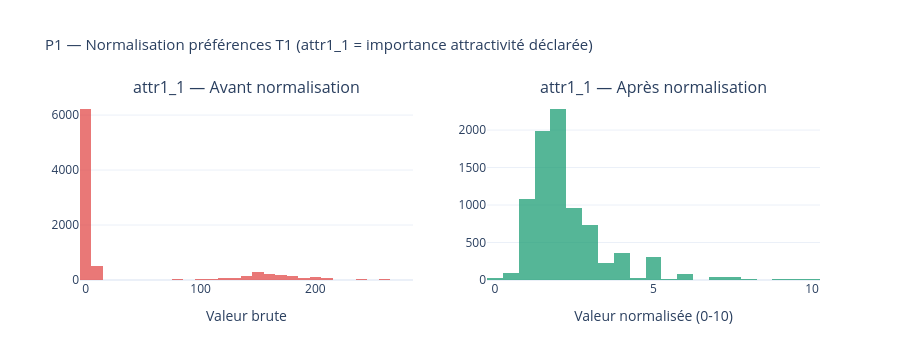

The code cell stored with this chart in its notebook:
### Code cell
# =============================================================================
# NORMALISATION T1
# =============================================================================
print("\n" + "─" * 65)
print("NORMALISATION PRÉFÉRENCES T1")
print("─" * 65)

# Le Bloc 1 a ÷10 les waves 100pts (1-5, 10-21).
# Les waves 6-9 stockent aussi leurs scores en base 100
# (ex: score 1-10 encodé en pourcentage → 16.67, 12.77...).
# On normalise toutes les lignes où au moins une pref > 10.
 
mask = df[PREF_COLS].max(axis=1) > 10
n_to_norm = mask.sum()
 
# Sauvegarder attr1_1 brut pour la visualisation avant/après
attr_brut = df["attr1_1"].copy()
attr_brut[mask] = attr_brut[mask] * 10   # reconstruire les valeurs originales
 
print(f"\nLignes non encore normalisées (pref > 10) : {n_to_norm:,}")
print(f"Waves concernées : {sorted(df.loc[mask, 'wave'].unique())}")
print(f"\nMoyennes avant ÷10 : {df.loc[mask, PREF_COLS].mean().round(2).to_dict()}")
 
df.loc[mask, PREF_COLS] = df.loc[mask, PREF_COLS] / 10
 
# Clip résiduel (erreurs de saisie rares)
for col in PREF_COLS:
    df[col] = df[col].clip(upper=10)
 
print(f"Moyennes après ÷10 : {df[PREF_COLS].mean().round(2).to_dict()}")
print(f"Max attr1_1 après  : {df['attr1_1'].max():.2f}")
print(f"Toutes les préférences T1 sur échelle 0-10")
 
# Visualisation avant / après
fig_norm = make_subplots(rows=1, cols=2,
    subplot_titles=["attr1_1 — Avant normalisation","attr1_1 — Après normalisation"])
fig_norm.add_trace(go.Histogram(x=attr_brut, nbinsx=30,
    marker_color=PALETTE["bad"], opacity=0.75, showlegend=False), row=1, col=1)
fig_norm.add_trace(go.Histogram(x=df["attr1_1"], nbinsx=30,
    marker_color=PALETTE["ok"], opacity=0.75, showlegend=False), row=1, col=2)
fig_norm.update_layout(
    title="P1 — Normalisation préférences T1 (attr1_1 = importance attractivité déclarée)",
    height=360, plot_bgcolor="white", title_font_size=15)
fig_norm.update_xaxes(title_text="Valeur brute", row=1, col=1)
fig_norm.update_xaxes(title_text="Valeur normalisée (0-10)", row=1, col=2)
fig_norm.show()

### Figure 1 — Plotly figure (JSON) as saved in the notebook; plotly's stock layout.template omitted (floating-point values rounded to 4 significant figures; data arrays with more than 128 entries replaced by an {"elided": "..."} marker saying what was removed)
{"data": [{"marker": {"color": "#E24B4A"}, "nbinsx": 30, "opacity": 0.75, "showlegend": false, "type": "histogram", "x": {"elided": "8378 float values"}, "xaxis": "x", "yaxis": "y"}, {"marker": {"color": "#1D9E75"}, "nbinsx": 30, "opacity": 0.75, "showlegend": false, "type": "histogram", "x": {"elided": "8378 float values"}, "xaxis": "x2", "yaxis": "y2"}], "layout": {"annotations": [{"font": {"size": 16}, "showarrow": false, "text": "attr1_1 — Avant normalisation", "x": 0.225, "xanchor": "center", "xref": "paper", "y": 1, "yanchor": "bottom", "yref": "paper"}, {"font": {"size": 16}, "showarrow": false, "text": "attr1_1 — Après normalisation", "x": 0.775, "xanchor": "center", "xref": "paper", "y": 1, "yanchor": "bottom", "yref": "paper"}], "height": 360, "plot_bgcolor": "white", "title": {"font": {"size": 15}, "text": "P1 — Normalisation préférences T1 (attr1_1 = importance attractivité déclarée)"}, "xaxis": {"anchor": "y", "domain": [0, 0.45], "title": {"text": "Valeur brute"}}, "xaxis2": {"anchor": "y2", "domain": [0.55, 1], "title": {"text": "Valeur normalisée (0-10)"}}, "yaxis": {"anchor": "x", "domain": [0, 1]}, "yaxis2": {"anchor": "x2", "domain": [0, 1]}}}
